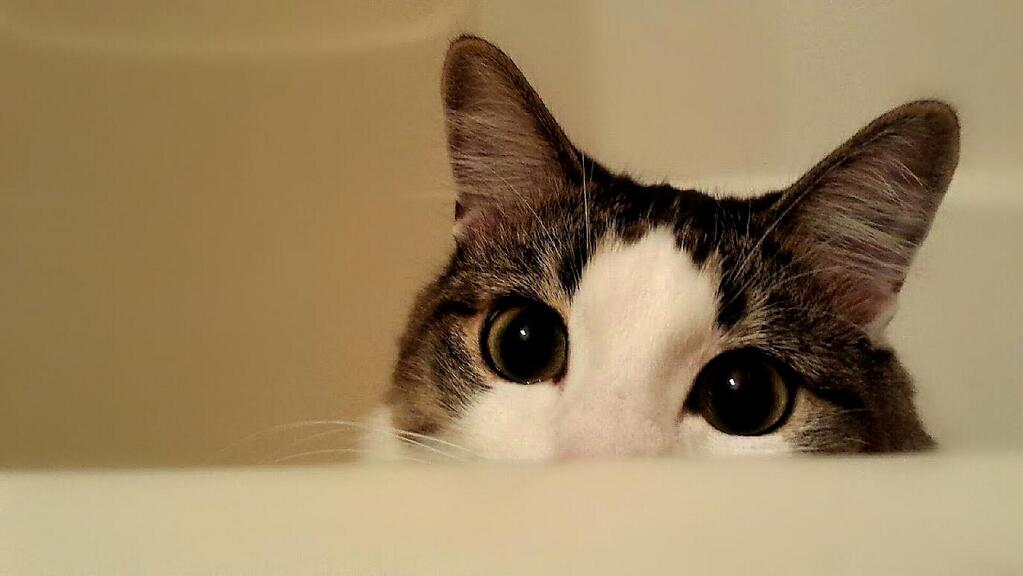
#> input picture everyday/cbb/day11/pics/IMG_0862.JPG, 1023 x 576 px; its folder holds only this picture in this run
$ python 11.py   (Python 2 division)
#> lines starting #> are read from the running program, lines starting #| are printed output that depends on the picture
# -*- coding: utf-8 -*-

from PIL import Image
import glob
import os

def reSize(dirPath,sizeX= 100, sizeY = 100):
#> called with dirPath = 'pics/', sizeX = 300, sizeY = 200
    for file in glob.glob(dirPath +'*.jpg'):
        print file
        ori = Image.open(file)
#> ori is the input picture: PIL image 1023x576 RGB; mean R, G, B 153.2, 130.7, 94.7
        modi = ori.resize((sizeX,sizeY))
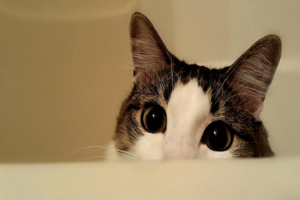
#> modi: PIL image 300x200 RGB; mean R, G, B 153.2, 130.7, 94.7
        modi.save(os.path.splitext(file)[0]+'_modified'+'.jpg')

reSize('pics/',300,200)
